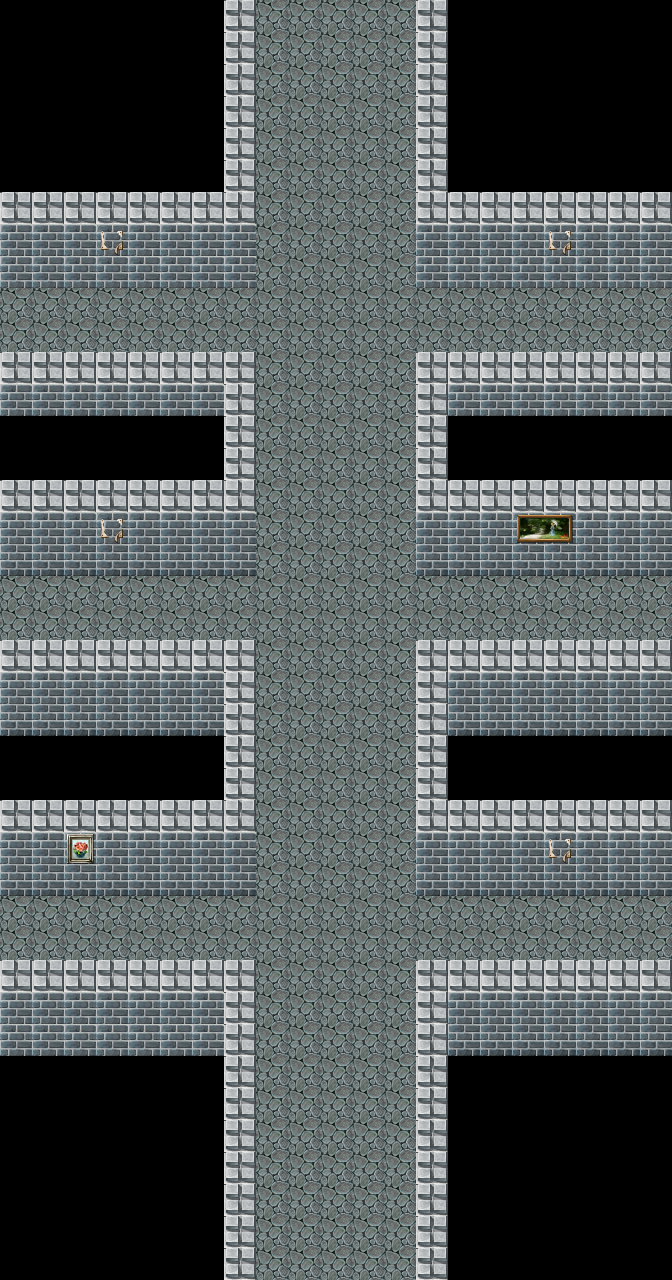

Rendered tile map (Tiled .tmx) drawn with the repository's tilesets; below, a short description and the full map source, tile grids included:
An orthogonal 21x40 tile map with 32x32 px tiles, 2 tile layers (Tile Layer 1, Tile Layer 2) and 38 objects (6x portalIn, 2x portalO, startpoint).

<map version="1.0" orientation="orthogonal" renderorder="right-down" width="21" height="40" tilewidth="32" tileheight="32" nextobjectid="68">
 <tileset firstgid="1" name="rpg_maker_telles0808" tilewidth="32" tileheight="32" tilecount="2016" columns="32">
  <image source="../Resources/rpg_maker_telles0808.png" width="1024" height="2016" />
 </tileset>
 <layer name="Tile Layer 1" width="21" height="40">
  <data encoding="csv">
9,9,9,9,9,9,9,27,80,80,80,80,80,27,9,9,9,9,9,9,9,
9,9,9,9,9,9,9,27,80,80,80,80,80,27,9,9,9,9,9,9,9,
9,9,9,9,9,9,9,27,80,80,80,80,80,27,9,9,9,9,9,9,9,
9,9,9,9,9,9,9,27,80,80,80,80,80,27,9,9,9,9,9,9,9,
9,9,9,9,9,9,9,27,80,80,80,80,80,27,9,9,9,9,9,9,9,
9,9,9,9,9,9,9,27,80,80,80,80,80,27,9,9,9,9,9,9,9,
27,27,27,27,27,27,27,27,80,80,80,80,80,27,27,27,27,27,27,27,27,
123,123,123,123,123,123,123,123,80,80,80,80,80,123,123,123,123,123,123,123,123,
123,123,123,123,123,123,123,123,80,80,80,80,80,123,123,123,123,123,123,123,123,
80,80,80,80,80,80,80,80,80,80,80,80,80,80,80,80,80,80,80,80,80,
80,80,80,80,80,80,80,80,80,80,80,80,80,80,80,80,80,80,80,80,80,
27,27,27,27,27,27,27,27,80,80,80,80,80,27,27,27,27,27,27,27,27,
123,123,123,123,123,123,123,27,80,80,80,80,80,27,123,123,123,123,123,123,123,
9,9,9,9,9,9,9,27,80,80,80,80,80,27,9,9,9,9,9,9,9,
9,9,9,9,9,9,9,27,80,80,80,80,80,27,9,9,9,9,9,9,9,
27,27,27,27,27,27,27,27,80,80,80,80,80,27,27,27,27,27,27,27,27,
123,123,123,123,123,123,123,123,80,80,80,80,80,123,123,123,123,123,123,123,123,
155,155,155,155,155,155,155,155,80,80,80,80,80,155,155,155,155,155,155,155,155,
80,80,80,80,80,80,80,80,80,80,80,80,80,80,80,80,80,80,80,80,80,
80,80,80,80,80,80,80,80,80,80,80,80,80,80,80,80,80,80,80,80,80,
27,27,27,27,27,27,27,27,80,80,80,80,80,27,27,27,27,27,27,27,27,
123,123,123,123,123,123,123,27,80,80,80,80,80,27,123,123,123,123,123,123,123,
155,155,155,155,155,155,155,27,80,80,80,80,80,27,155,155,155,155,155,155,155,
9,9,9,9,9,9,9,27,80,80,80,80,80,27,9,9,9,9,9,9,9,
9,9,9,9,9,9,9,27,80,80,80,80,80,27,9,9,9,9,9,9,9,
27,27,27,27,27,27,27,27,80,80,80,80,80,27,27,27,27,27,27,27,27,
123,123,123,123,123,123,123,123,80,80,80,80,80,123,123,123,123,123,123,123,123,
155,155,155,155,155,155,155,155,80,80,80,80,80,155,155,155,155,155,155,155,155,
80,80,80,80,80,80,80,80,80,80,80,80,80,80,80,80,80,80,80,80,80,
80,80,80,80,80,80,80,80,80,80,80,80,80,80,80,80,80,80,80,80,80,
27,27,27,27,27,27,27,27,80,80,80,80,80,27,27,27,27,27,27,27,27,
123,123,123,123,123,123,123,27,80,80,80,80,80,27,123,123,123,123,123,123,123,
123,123,123,123,123,123,123,27,80,80,80,80,80,27,155,155,155,155,155,155,155,
9,9,9,9,9,9,9,27,80,80,80,80,80,27,9,9,9,9,9,9,9,
9,9,9,9,9,9,9,27,80,80,80,80,80,27,9,9,9,9,9,9,9,
9,9,9,9,9,9,9,27,80,80,80,80,80,27,9,9,9,9,9,9,9,
9,9,9,9,9,9,9,27,80,80,80,80,80,27,9,9,9,9,9,9,9,
9,9,9,9,9,9,9,27,80,80,80,80,80,27,9,9,9,9,9,9,9,
9,9,9,9,9,9,9,27,80,80,80,80,80,27,9,9,9,9,9,9,9,
9,9,9,9,9,9,9,27,80,80,80,80,80,27,9,9,9,9,9,9,9
</data>
 </layer>
 <objectgroup name="Object Layer 1">
  <object id="1" x="223" y="2" width="32" height="254" />
  <object id="2" x="2" y="193" width="252" height="62" />
  <object id="3" x="416" y="1" width="36" height="254" />
  <object id="4" x="417" y="193" width="256" height="63" />
  <object id="5" x="2" y="353" width="250" height="57" />
  <object id="6" x="416" y="354" width="258" height="57" />
  <object id="7" x="418" y="353" width="268" height="7" />
  <object id="8" x="223" y="355" width="34" height="186" />
  <object id="9" x="1" y="480" width="255" height="63" />
  <object id="12" x="417" y="353" width="32" height="191" />
  <object id="13" x="419" y="479" width="271" height="65" />
  <object id="15" x="-9" y="640" width="263" height="58" />
  <object id="17" x="417" y="641" width="309" height="56" />
  <object id="18" x="224" y="639" width="31" height="222" />
  <object id="19" x="-9" y="800" width="266" height="59" />
  <object id="24" x="418" y="642" width="27" height="222" />
  <object id="25" x="417" y="797" width="264" height="69" />
  <object id="26" x="417" y="962" width="259" height="318" />
  <object id="27" x="1" y="964" width="252" height="316" />
  <object id="28" name="portalO" type="portalO" x="262" y="1269" width="148" height="22" />
  <object id="33" name="portal1" type="portalIn" x="666" y="857" width="32" height="132" />
  <object id="34" name="portal2" type="portalIn" x="-9" y="852" width="15" height="158" />
  <object id="35" name="portal3" type="portalIn" x="665" y="528" width="33" height="125" />
  <object id="36" name="portal4" type="portalIn" x="-10" y="522" width="14" height="119" />
  <object id="37" name="portal5" type="portalIn" x="664" y="241" width="27" height="125" />
  <object id="38" name="portal6" type="portalIn" x="-11" y="242" width="20" height="127" />
  <object id="39" x="415" y="355" width="257" height="216" />
  <object id="41" x="0" y="351" width="255" height="226" />
  <object id="42" x="1" y="642" width="250" height="247" />
  <object id="43" x="416" y="643" width="277" height="244" />
  <object id="44" x="5" y="888" width="252" height="7" />
  <object id="45" x="249" y="854" width="7" height="43" />
  <object id="46" x="417" y="886" width="272" height="10" />
  <object id="47" x="415" y="192" width="269" height="96" />
  <object id="48" x="-46" y="199" width="301" height="88" />
  <object id="49" x="416" y="481" width="295" height="98" />
  <object id="56" name="portalO" type="portalO" x="226" y="3" width="268" height="28" />
  <object id="67" name="startpoint" type="startpoint" x="29" y="301" width="13" height="12" />
 </objectgroup>
 <layer name="Tile Layer 2" width="21" height="40">
  <data encoding="csv">
0,0,0,0,0,0,0,0,0,0,0,0,0,0,0,0,0,0,0,0,0,
0,0,0,0,0,0,0,0,0,0,0,0,0,0,0,0,0,0,0,0,0,
0,0,0,0,0,0,0,0,0,0,0,0,0,0,0,0,0,0,0,0,0,
0,0,0,0,0,0,0,0,0,0,0,0,0,0,0,0,0,0,0,0,0,
0,0,0,0,0,0,0,0,0,0,0,0,0,0,0,0,0,0,0,0,0,
0,0,0,0,0,0,0,0,0,0,0,0,0,0,0,0,0,0,0,0,0,
0,0,0,0,0,0,0,0,0,0,0,0,0,0,0,0,0,0,0,0,0,
0,0,0,1752,0,0,0,0,0,0,0,0,0,0,0,0,0,1752,0,0,0,
0,0,0,0,0,0,0,0,0,0,0,0,0,0,0,0,0,0,0,0,0,
0,0,0,0,0,0,0,0,0,0,0,0,0,0,0,0,0,0,0,0,0,
0,0,0,0,0,0,0,0,0,0,0,0,0,0,0,0,0,0,0,0,0,
0,0,0,0,0,0,0,0,0,0,0,0,0,0,0,0,0,0,0,0,0,
0,0,0,0,0,0,0,0,0,0,0,0,0,0,0,0,0,0,0,0,0,
0,0,0,0,0,0,0,0,0,0,0,0,0,0,0,0,0,0,0,0,0,
0,0,0,0,0,0,0,0,0,0,0,0,0,0,0,0,0,0,0,0,0,
0,0,0,0,0,0,0,0,0,0,0,0,0,0,0,0,0,0,0,0,0,
0,0,0,1752,0,0,0,0,0,0,0,0,0,0,0,0,1755,1756,0,0,0,
0,0,0,0,0,0,0,0,0,0,0,0,0,0,0,0,0,0,0,0,0,
0,0,0,0,0,0,0,0,0,0,0,0,0,0,0,0,0,0,0,0,0,
0,0,0,0,0,0,0,0,0,0,0,0,0,0,0,0,0,0,0,0,0,
0,0,0,0,0,0,0,0,0,0,0,0,0,0,0,0,0,0,0,0,0,
0,0,0,0,0,0,0,0,0,0,0,0,0,0,0,0,0,0,0,0,0,
0,0,0,0,0,0,0,0,0,0,0,0,0,0,0,0,0,0,0,0,0,
0,0,0,0,0,0,0,0,0,0,0,0,0,0,0,0,0,0,0,0,0,
0,0,0,0,0,0,0,0,0,0,0,0,0,0,0,0,0,0,0,0,0,
0,0,0,0,0,0,0,0,0,0,0,0,0,0,0,0,0,0,0,0,0,
0,0,1787,0,0,0,0,0,0,0,0,0,0,0,0,0,0,1752,0,0,0,
0,0,0,0,0,0,0,0,0,0,0,0,0,0,0,0,0,0,0,0,0,
0,0,0,0,0,0,0,0,0,0,0,0,0,0,0,0,0,0,0,0,0,
0,0,0,0,0,0,0,0,0,0,0,0,0,0,0,0,0,0,0,0,0,
0,0,0,0,0,0,0,0,0,0,0,0,0,0,0,0,0,0,0,0,0,
0,0,0,0,0,0,0,0,0,0,0,0,0,0,0,0,0,0,0,0,0,
0,0,0,0,0,0,0,0,0,0,0,0,0,0,0,0,0,0,0,0,0,
0,0,0,0,0,0,0,0,0,0,0,0,0,0,0,0,0,0,0,0,0,
0,0,0,0,0,0,0,0,0,0,0,0,0,0,0,0,0,0,0,0,0,
0,0,0,0,0,0,0,0,0,0,0,0,0,0,0,0,0,0,0,0,0,
0,0,0,0,0,0,0,0,0,0,0,0,0,0,0,0,0,0,0,0,0,
0,0,0,0,0,0,0,0,0,0,0,0,0,0,0,0,0,0,0,0,0,
0,0,0,0,0,0,0,0,0,0,0,0,0,0,0,0,0,0,0,0,0,
0,0,0,0,0,0,0,0,0,0,0,0,0,0,0,0,0,0,0,0,0
</data>
 </layer>
</map>
